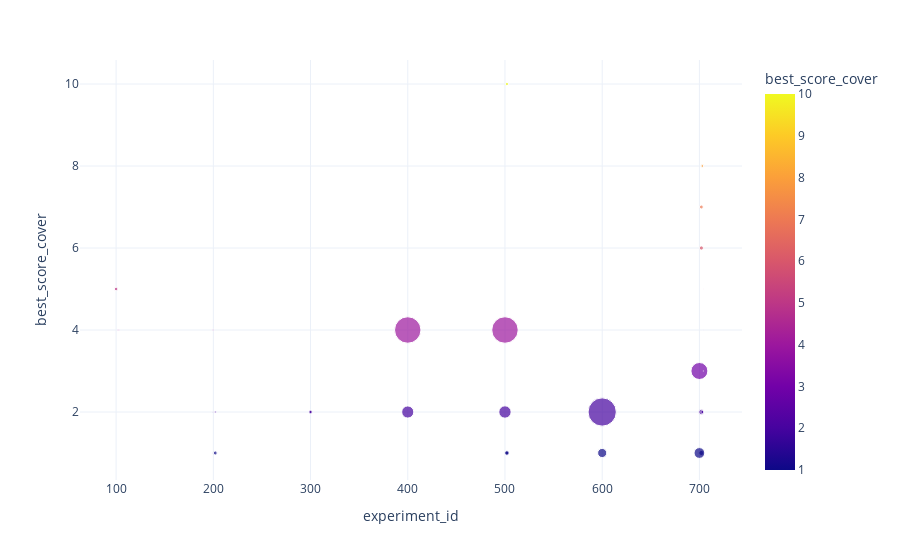

The notebook cell this image was saved under:
### Code cell
fig = px.scatter(df[df['best_score_cover'] <= 10], x="experiment_id", y="best_score_cover", color='best_score_cover',
                 size='best_score_cover_rank', template='plotly_white')
fig.show()

### Figure 1 — Plotly figure (JSON) as saved in the notebook; plotly's stock layout.template omitted (floating-point values rounded to 4 significant figures)
{"data": [{"hovertemplate": "experiment_id=%{x}<br>best_score_cover=%{marker.color}<br>best_score_cover_rank=%{marker.size}<extra></extra>", "legendgroup": "", "marker": {"color": [3, 7, 8, 5, 4, 2, 8, 2, 1, 2, 2, 1, 1, 1, 2, 4, 4, 1, 2, 2, 3, 5, 4, 4, 1, 1, 2, 1, 2, 2, 1, 2, 2, 2, 10, 1, 1, 6, 4], "coloraxis": "coloraxis", "size": [24.91, 1.27, 0.008706, 0.007543, 0.1785, 1.184, 0.6862, 0.008419, 0.05123, 0.2839, 0.000544, 0.1234, 1.382, 0.004314, 0.9997, 60.46, 60.62, 1.577, 69.05, 2.384, 0.01626, 1.141, 0.2388, 0.06772, 1.75, 2.324, 0.8109, 0.01083, 0.1014, 0.3069, 0.001104, 0.9997, 12.77, 13.19, 0.9774, 7.191, 9.962, 1.549, 0.006532], "sizemode": "area", "sizeref": 0.1726, "symbol": "circle"}, "mode": "markers", "name": "", "orientation": "v", "showlegend": false, "type": "scatter", "x": [700, 702, 704, 704, 200, 702, 703, 704, 200, 202, 203, 200, 202, 203, 300, 400, 500, 502, 600, 702, 704, 100, 102, 103, 502, 702, 703, 704, 200, 202, 203, 300, 400, 500, 502, 600, 700, 702, 704], "xaxis": "x", "y": [3, 7, 8, 5, 4, 2, 8, 2, 1, 2, 2, 1, 1, 1, 2, 4, 4, 1, 2, 2, 3, 5, 4, 4, 1, 1, 2, 1, 2, 2, 1, 2, 2, 2, 10, 1, 1, 6, 4], "yaxis": "y"}], "layout": {"autosize": true, "coloraxis": {"colorbar": {"title": {"text": "best_score_cover"}}, "colorscale": [[0, "#0d0887"], [0.1111, "#46039f"], [0.2222, "#7201a8"], [0.3333, "#9c179e"], [0.4444, "#bd3786"], [0.5556, "#d8576b"], [0.6667, "#ed7953"], [0.7778, "#fb9f3a"], [0.8889, "#fdca26"], [1, "#f0f921"]]}, "legend": {"itemsizing": "constant", "tracegroupgap": 0}, "margin": {"t": 60}, "xaxis": {"anchor": "y", "autorange": true, "domain": [0, 1], "range": [63.73, 741.4], "title": {"text": "experiment_id"}, "type": "linear"}, "yaxis": {"anchor": "x", "autorange": true, "domain": [0, 1], "range": [0.1902, 10.67], "title": {"text": "best_score_cover"}, "type": "linear"}}}
